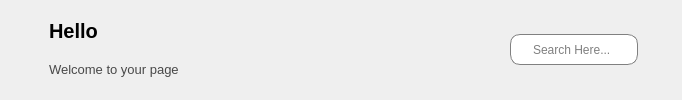
      <widget class="QWidget" name="widget_4" native="true">
       <property name="enabled">
        <bool>true</bool>
       </property>
       <layout class="QHBoxLayout" name="horizontalLayout_3">
        <item>
         <layout class="QHBoxLayout" name="horizontalLayout_2">
          <item>
           <widget class="QPushButton" name="pushButton">
            <property name="styleSheet">
             <string notr="true">border:none;</string>
            </property>
            <property name="text">
             <string/>
            </property>
            <property name="icon">
             <iconset resource="Accessories/resources.qrc">
              <normaloff>:/menu.png</normaloff>:/menu.png</iconset>
            </property>
            <property name="iconSize">
             <size>
              <width>29</width>
              <height>35</height>
             </size>
            </property>
            <property name="checkable">
             <bool>true</bool>
            </property>
           </widget>
          </item>
          <item>
           <layout class="QVBoxLayout" name="verticalLayout">
            <property name="spacing">
             <number>0</number>
            </property>
            <item>
             <widget class="QLabel" name="label">
              <property name="font">
               <font>
                <pointsize>15</pointsize>
                <weight>75</weight>
                <bold>true</bold>
               </font>
              </property>
              <property name="text">
               <string>Hello</string>
              </property>
             </widget>
            </item>
            <item>
             <widget class="QLabel" name="label_5">
              <property name="font">
               <font>
                <pointsize>10</pointsize>
               </font>
              </property>
              <property name="styleSheet">
               <string notr="true">color: rgb(72, 72, 72);</string>
              </property>
              <property name="text">
               <string>Welcome to your page</string>
              </property>
             </widget>
            </item>
           </layout>
          </item>
         </layout>
        </item>
        <item>
         <spacer name="horizontalSpacer">
          <property name="orientation">
           <enum>Qt::Vertical</enum>
          </property>
          <property name="sizeHint" stdset="0">
           <size>
            <width>325</width>
            <height>20</height>
           </size>
          </property>
         </spacer>
        </item>
        <item>
         <layout class="QHBoxLayout" name="horizontalLayout">
          <property name="rightMargin">
           <number>20</number>
          </property>
          <item>
           <widget class="QLineEdit" name="lineEdit">
            <property name="minimumSize">
             <size>
              <width>0</width>
              <height>31</height>
             </size>
            </property>
            <property name="styleSheet">
             <string notr="true">QLineEdit{
padding-left:20px;
border:1px solid gray;
border-radius:10px;
}</string>
            </property>
            <property name="placeholderText">
             <string>Search Here...</string>
            </property>
           </widget>
          </item>
          <item>
           <widget class="QLabel" name="label_6">
            <property name="maximumSize">
             <size>
              <width>40</width>
              <height>40</height>
             </size>
            </property>
            <property name="text">
             <string/>
            </property>
            <property name="pixmap">
             <pixmap resource="Accessories/resources.qrc">:/profile.png</pixmap>
            </property>
            <property name="scaledContents">
             <bool>true</bool>
            </property>
           </widget>
          </item>
         </layout>
        </item>
       </layout>
      </widget>
